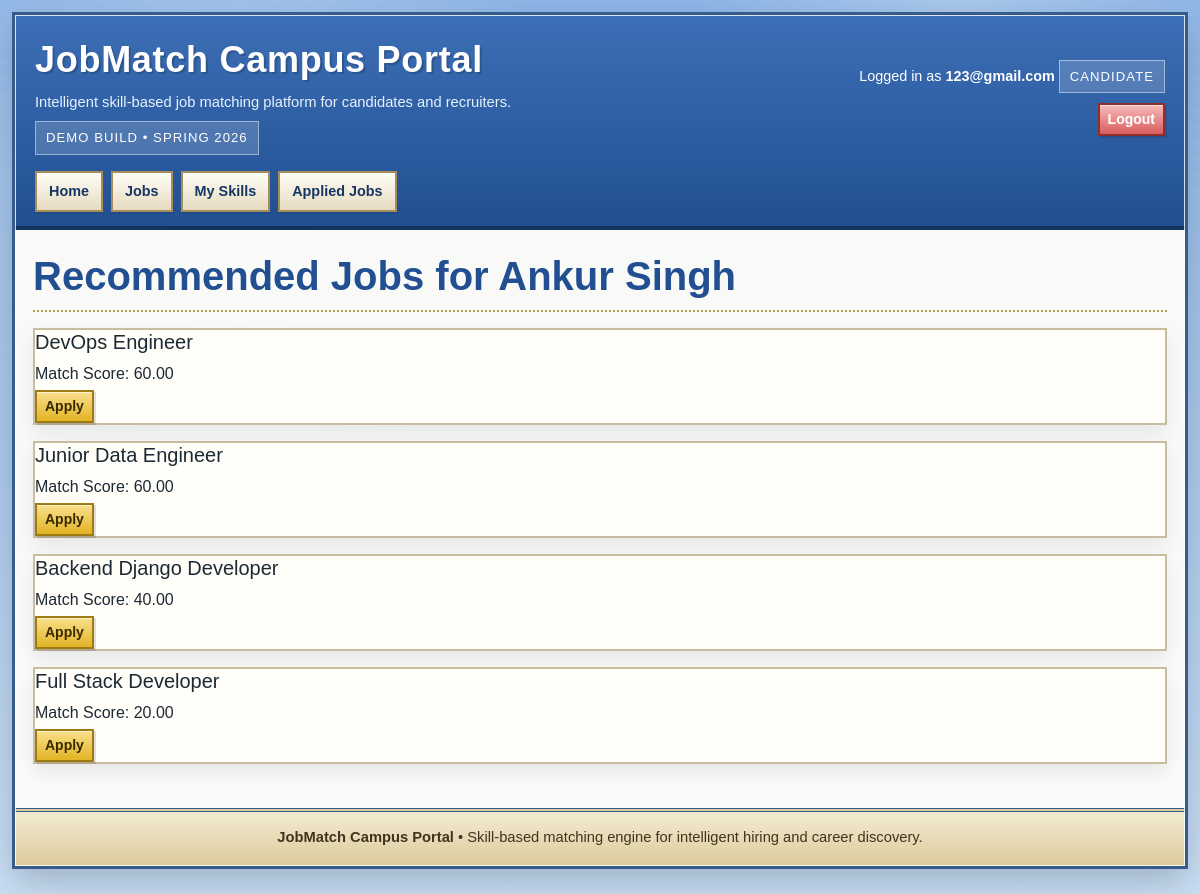
/candidate/5/matches/ (signed in), run on the app's committed database.
### accounts/models.py (models this page shows, shortened)
class User(AbstractBaseUser, PermissionsMixin):
    email = models.EmailField(unique=True)
    is_active = models.BooleanField(default=True)
    is_staff = models.BooleanField(default=False)
    objects = UserManager()
    USERNAME_FIELD = "email"
    REQUIRED_FIELDS = []

### candidates/models.py (models this page shows, shortened)
class CandidateProfile(models.Model):
    user = models.OneToOneField(User, on_delete=models.CASCADE)
    full_name = models.CharField(max_length=100)
    bio = models.TextField()
    total_experience = models.PositiveIntegerField(validators=[validators.MinValueValidator(0)])
    resume = models.FileField(
        upload_to="resumes/",
        validators=[FileExtensionValidator(["txt", "pdf", "doc", "docx"])],
    )
    preferred_location = models.CharField(max_length=50, null=True, blank=True)
    expected_salary = MoneyField(
        max_digits=14,
        decimal_places=2,
        default_currency='INR'
    )
    created_at = models.DateTimeField(auto_now_add=True)
    updated_at = models.DateTimeField(auto_now=True)
    class Meta:
        ordering = ["-created_at"]
        indexes = [
            models.Index(fields=["user"]),
            models.Index(fields=["full_name"]),
        ]

### jobs/models.py (models this page shows, shortened)
class Job(models.Model):
    company = models.ForeignKey(Company, on_delete=models.PROTECT)
    created_by = models.ForeignKey(RecruiterProfile, null=True, blank=True, on_delete=models.SET_NULL)
    title = models.CharField(max_length=150, null=False)
    description = models.TextField()
    job_choice = [
        ('remote','Remote'),
        ('full_time','Full Time')
    ]
    job_type = models.CharField(max_length=20, choices=job_choice, default='full_time')
    location = models.CharField(max_length=100)
    salary_min = models.PositiveIntegerField(null=True, blank=True)
    salary_max = models.PositiveIntegerField(null=True, blank=True)
    application_deadline = models.DateField(null=True, blank=True)
    is_active = models.BooleanField(default=True)
    created_at = models.DateTimeField(auto_now_add=True)
    updated_at = models.DateTimeField(auto_now=True)
    class Meta:
        ordering = ['-created_at']
        indexes = [
            models.Index(fields=['company']),
            models.Index(fields=['created_by']),
            models.Index(fields=['is_active']),
            models.Index(fields=['created_at']),
        ]

### jobs/views.py (the view)
# urls.py: path("candidate/<int:candidate_id>/matches/", views.candidate_matches, name="candidate_matches"),
@login_required
@candidate_required
def candidate_matches(request, candidate_id):
    candidate = get_object_or_404(CandidateProfile, id=candidate_id)
    requester_profile = request.candidate_profile
    if requester_profile.id != candidate.id:
        messages.error(request, "You can only view your own candidate matches.")
        return redirect("job_list")
    results = get_top_jobs_for_candidate(candidate)
    return render(request, "jobs/candidate_matches.html", {
        "candidate": candidate,
        "results": results
    })

### accounts/context_processors.py (called while the page is built)
def current_user_role(request):
    role = None
    if request.user.is_authenticated:
        if RecruiterProfile.objects.filter(user=request.user).exists():
            role = "recruiter"
        elif CandidateProfile.objects.filter(user=request.user).exists():
            role = "candidate"
    return {"current_user_role": role}

### jobs/services/matching.py (called while the page is built)
def get_top_jobs_for_candidate(candidate):
    jobs = Job.objects.filter(is_active=True).select_related("company", "created_by").all()
    result = []
    for job in jobs:
        score = calculate_match_score(candidate, job)
        if score > 0:
            result.append((job, score))
    result.sort(key=lambda x: x[1], reverse=True)
    return result[:10]

### jobs/templates/jobs/candidate_matches.html (shortened to what this page needs)
{% extends "base.html" %}
{% block content %}
<div class="page-title">
    <h1>Recommended Jobs for {{ candidate.full_name }}</h1>
</div>
{% for job, score in results %}
    <div class="panel mb-3">
        <div class="card-body">
            <h3 class="h5">{{ job.title }}</h3>
            <p class="mb-1">Match Score: {{ score|floatformat:2 }}</p>
            <a href="{% url 'apply_job' job.id %}" class="btn btn-sm btn-primary">Apply</a>
        </div>
    </div>
{% empty %}
    <div class="alert alert-info">No matches found.</div>
{% endfor %}
{% endblock %}

### templates/base.html (shortened to what this page needs)
<!doctype html>
<html lang="en">
<head>
    <link href="https://cdn.jsdelivr.net/npm/bootstrap@5.3.3/dist/css/bootstrap.min.css" rel="stylesheet">
</head>
<body>
    <div class="site-shell">
        <header class="masthead">
            <div class="brand-row">
                <div>
                    <div class="brand-title">JobMatch Campus Portal</div>
                    <div class="brand-tagline">Intelligent skill-based job matching platform for candidates and recruiters.</div>
                    <div class="status-chip">Demo build • Spring 2026</div>
                </div>
                <div class="masthead-tools">
                    {% if user.is_authenticated %}
                        Logged in as <strong>{{ user.email }}</strong>
                        {% if current_user_role %}
                            <div class="status-chip" style="margin-top: 8px;">{{ current_user_role|upper }}</div>
                        {% endif %}
                    {% else %}
                        Guest access enabled
                    {% endif %}
                    <div class="toolbar">
                        {% if user.is_authenticated %}
                            <a href="{% url 'logout' %}" class="btn btn-danger btn-sm">Logout</a>
                        {% else %}
                            <a href="{% url 'login' %}" class="btn btn-primary btn-sm">Login</a>
                            <a href="{% url 'register' %}" class="btn btn-info btn-sm">Register</a>
                        {% endif %}
                    </div>
                </div>
            </div>
            <nav class="top-nav" aria-label="Primary">
                <a href="{% url 'home' %}">Home</a>
                <a href="{% url 'job_list' %}">Jobs</a>
                {% if user.is_authenticated %}
                    {% if current_user_role == 'candidate' %}
                        <a href="{% url 'candidate_skills' %}">My Skills</a>
                        <a href="{% url 'applied_jobs' %}">Applied Jobs</a>
                    {% elif current_user_role == 'recruiter' %}
                        <a href="{% url 'create_job' %}">Post Job</a>
                        <a href="{% url 'recruiter_jobs' %}">My Jobs</a>
                    {% endif %}
                {% else %}
                    <a href="{% url 'register_candidate' %}">Candidate Sign-up</a>
                    <a href="{% url 'register_recruiter' %}">Recruiter Sign-up</a>
                {% endif %}
            </nav>
        </header>
        <main class="content-wrap">
            {% block content %}{% endblock %}
        </main>
        <footer>
            <strong>JobMatch Campus Portal</strong> • Skill-based matching engine for intelligent hiring and career discovery.
        </footer>
    </div>
</body>
</html>

### templates/base.html (style rules this page uses)
:root { --ink: #1d2a35; --navy: #204a87; --sky: #d7e7ff; --panel: #fffdf5; --panel-edge: #c8bda0; --accent: #f4b400; --accent-2: #d94f4f; --shadow: rgba(27, 44, 61, 0.25); }
* { box-sizing: border-box; }
body { margin: 0; font-family: Verdana, Arial, Helvetica, sans-serif; color: var(--ink); background: radial-gradient(circle at 20% 20%, rgba(255,255,255,0.35), transparent 28%), radial-gradient(circle at 80% 0%, rgba(255,255,255,0.25), transparent 20%), linear-gradient(180deg, #8fb7e8 0%, #cde1f6 100%); background-attachment: fixed; line-height: 1.5; }
body::before { content: ""; position: fixed; inset: 0; pointer-events: none; background-image: linear-gradient(transparent 0 96%, rgba(255,255,255,0.18) 96% 100%); background-size: 100% 16px; opacity: 0.35; }
a { color: #214f91; }
.site-shell { width: min(1180px, calc(100% - 24px)); margin: 12px auto 28px; border: 3px solid #385c8a; background: rgba(252, 252, 248, 0.96); box-shadow: 0 14px 34px var(--shadow); position: relative; }
.site-shell::before { content: ""; position: absolute; inset: 0; pointer-events: none; border: 1px solid rgba(255,255,255,0.8); }
.masthead { padding: 18px 20px 14px; background: linear-gradient(180deg, #3d6fb6 0%, #214f91 100%); color: #fff; border-bottom: 4px solid #12325f; }
.brand-row { display: flex; justify-content: space-between; gap: 16px; align-items: center; flex-wrap: wrap; }
.brand-title { font-size: clamp(1.8rem, 3vw, 2.8rem); font-weight: 800; letter-spacing: 0.02em; text-shadow: 2px 2px 0 rgba(0,0,0,0.18); }
.brand-tagline { margin-top: 4px; font-size: 0.92rem; color: #e8f2ff; }
.status-chip { display: inline-block; padding: 6px 10px; margin-top: 8px; border: 1px solid rgba(255,255,255,0.45); background: rgba(255,255,255,0.16); font-size: 0.82rem; text-transform: uppercase; letter-spacing: 0.08em; }
.top-nav { display: flex; flex-wrap: wrap; gap: 8px; margin-top: 16px; }
.top-nav a { text-decoration: none; color: #173763; background: linear-gradient(180deg, #fffdf7, #e5dbbf); border: 2px solid #a78d58; padding: 8px 12px; font-size: 0.9rem; font-weight: 700; box-shadow: inset 0 1px 0 #fff, 0 2px 0 rgba(0,0,0,0.08); }
.masthead-tools { text-align: right; font-size: 0.9rem; }
.toolbar { display: flex; gap: 8px; justify-content: flex-end; flex-wrap: wrap; margin-top: 10px; }
.btn, .btn-primary, .btn-success, .btn-warning, .btn-danger, .btn-info, .btn-outline-secondary, .btn-outline-primary, .btn-outline-success, .btn-outline-danger { border-radius: 0 !important; border-width: 2px !important; font-weight: 700 !important; box-shadow: inset 0 1px 0 rgba(255,255,255,0.55), 2px 2px 0 rgba(0,0,0,0.12); text-transform: none; }
.btn-primary, .btn-success, .btn-warning, .btn-danger, .btn-info { color: #fff !important; }
.btn-primary { background: linear-gradient(180deg, #f9e08c, #e2b324); border-color: #9e7b13 !important; color: #3a2a00 !important; }
.btn-danger { background: linear-gradient(180deg, #f6bbbb, #d95c5c); border-color: #8c2f2f !important; }
.content-wrap { padding: 18px 18px 28px; }
.panel { background: var(--panel); border: 2px solid var(--panel-edge); box-shadow: inset 0 1px 0 #fff, 0 8px 18px rgba(0,0,0,0.08); margin-bottom: 18px; }
.card-body { background: #fffef9; }
.page-title { padding: 4px 0 10px; margin-bottom: 16px; border-bottom: 2px dotted #b89c54; }
.page-title h1, .page-title h2 { margin: 0; font-weight: 800; color: #214f91; }
footer { padding: 14px 18px 18px; border-top: 4px double #385c8a; background: linear-gradient(180deg, #f3ead1, #dccb9a); color: #3f3420; font-size: 0.92rem; text-align: center; }

### data on the page
User: email "123@gmail.com"
CandidateProfile: full_name "Ankur Singh"
Job: title "DevOps Engineer", score "60.00"
Job: title "Junior Data Engineer", score "60.00"
Job: title "Backend Django Developer", score "40.00"
Job: title "Full Stack Developer", score "20.00"

### other printed values
{{ current_user_role|upper }} "CANDIDATE"
